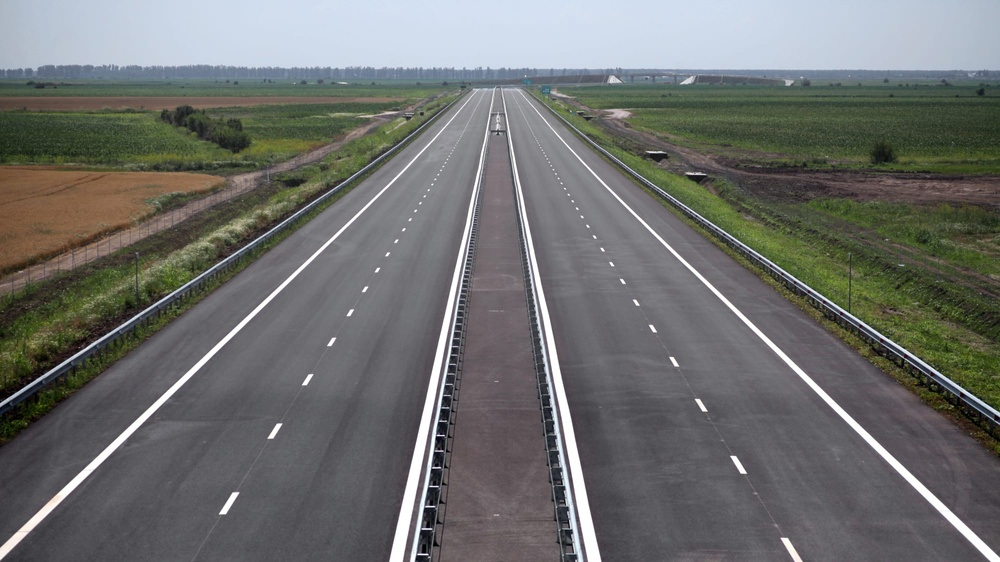
#> input picture AB1.jpg, 1000 x 562 px, shrunk from 2000 x 1125 before the run
$ jupyter execute HoughTransformation.ipynb   (older library calls are emulated)
#> lines starting #> are read from the running program, lines starting #| are printed output that depends on the picture; after the words box and inside, x2 and y2 are one past the last pixel; in counts of white or black regions, pixels touching at a corner belong together
[cell 1]
# import necessary libraries
import cv2
import numpy as np
import matplotlib.pyplot as plt

[cell 2]
# read image as grayscale
img = cv2.imread('AB1.jpg')
#> img is the input picture: shape (562, 1000, 3); mean B, G, R 109.4, 111.2, 109.9
img = cv2.cvtColor(img,cv2.COLOR_BGR2RGB)
img_gray = cv2.cvtColor(img, cv2.COLOR_BGR2GRAY)
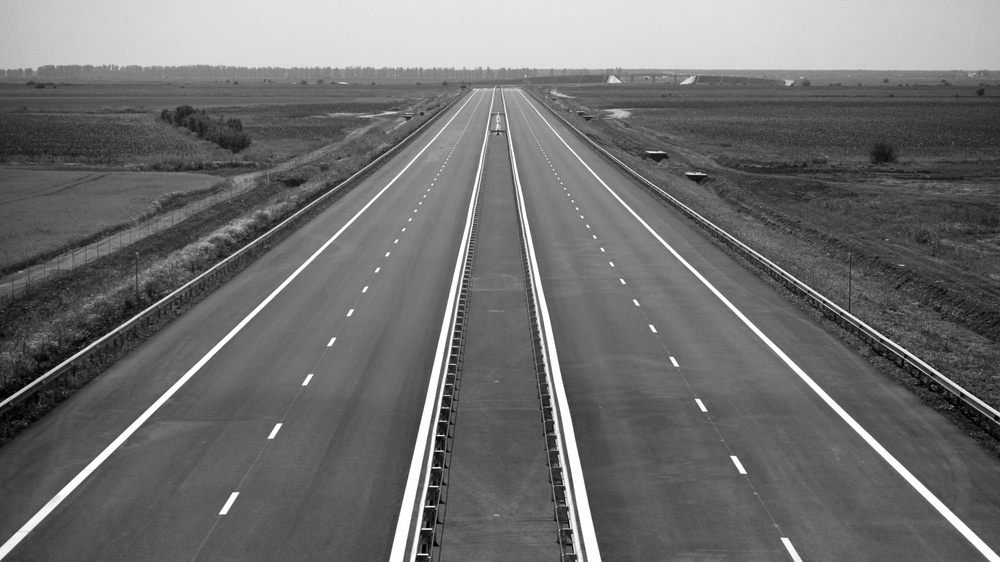
#> img_gray: shape (562, 1000); min 0, max 255, mean 110.6
img_gray = cv2.GaussianBlur(img_gray,(5,5),0)
plt.imshow(img_gray, cmap='gray');

### Edge detector

[cell 3]
grad_x = cv2.Sobel(img_gray, cv2.CV_64F, 1, 0, ksize=3)
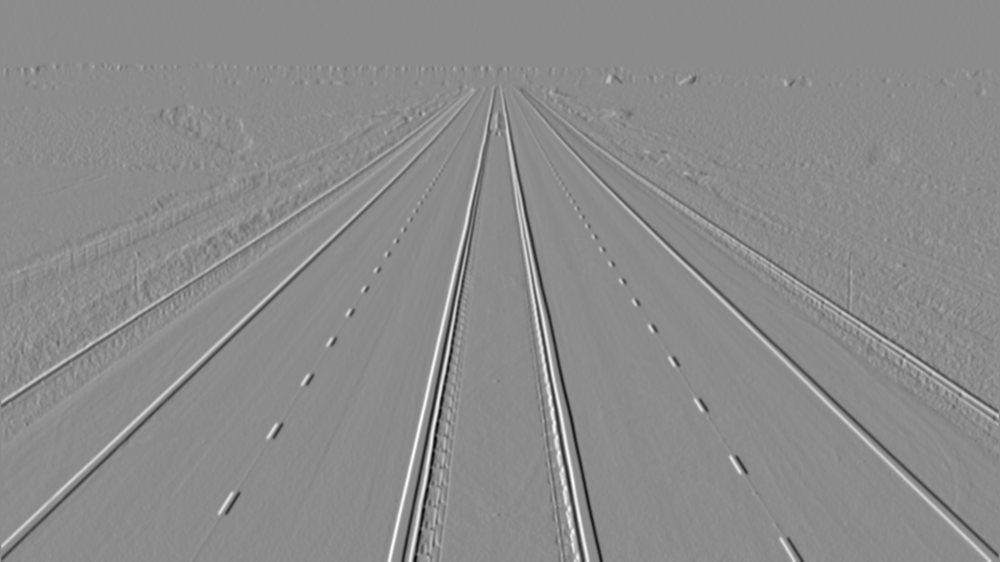
#> grad_x: shape (562, 1000) float64; min -573, max 473, mean 0; drawn with min black and max white
grad_y = cv2.Sobel(img_gray, cv2.CV_64F, 0, 1, ksize=3)
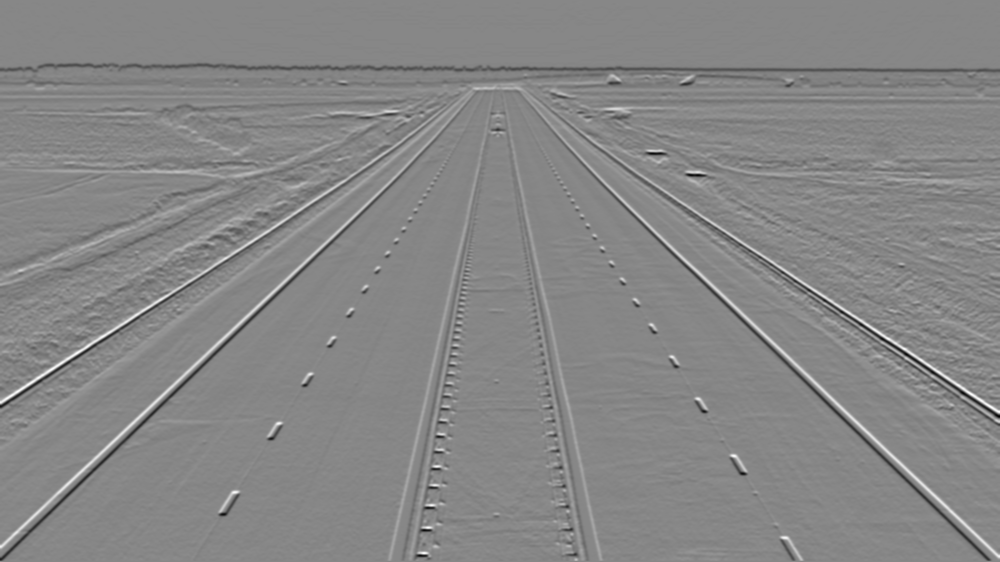
#> grad_y: shape (562, 1000) float64; min -458, max 407, mean -1.7; drawn with min black and max white

abs_grad_x = cv2.convertScaleAbs(grad_x)
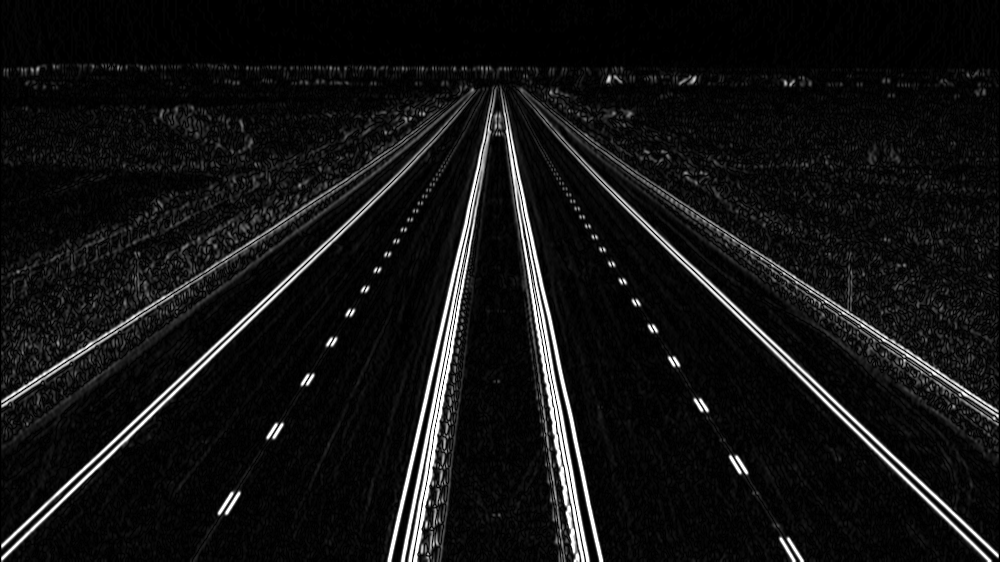
#> abs_grad_x: shape (562, 1000); min 0, max 255, mean 18.5
abs_grad_y = cv2.convertScaleAbs(grad_y)
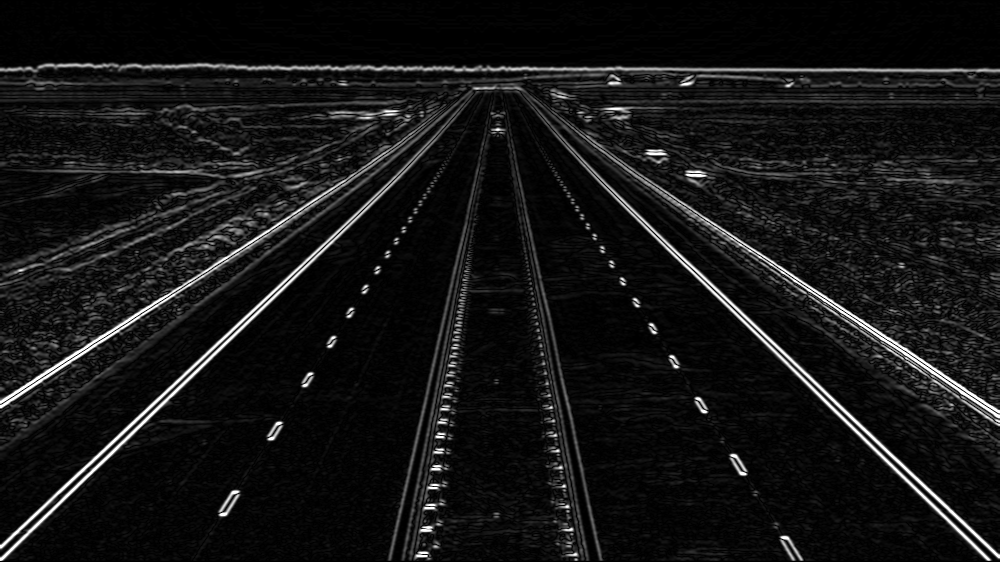
#> abs_grad_y: shape (562, 1000); min 0, max 255, mean 20.6

grad = cv2.addWeighted(abs_grad_x, 0.5, abs_grad_y, 0.5, 0)
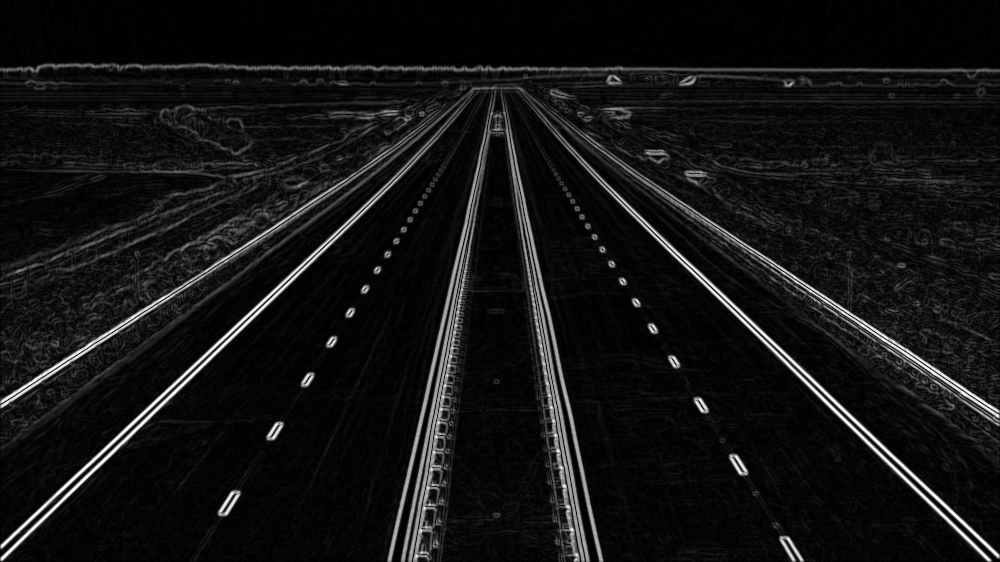
#> grad: shape (562, 1000); min 0, max 255, mean 19.6
plt.imshow(grad, cmap='gray');
plt.imsave("sobel.png", grad, cmap='gray')

### Binarization

[cell 4]
ret,binary = cv2.threshold(grad,80,255,cv2.THRESH_BINARY)
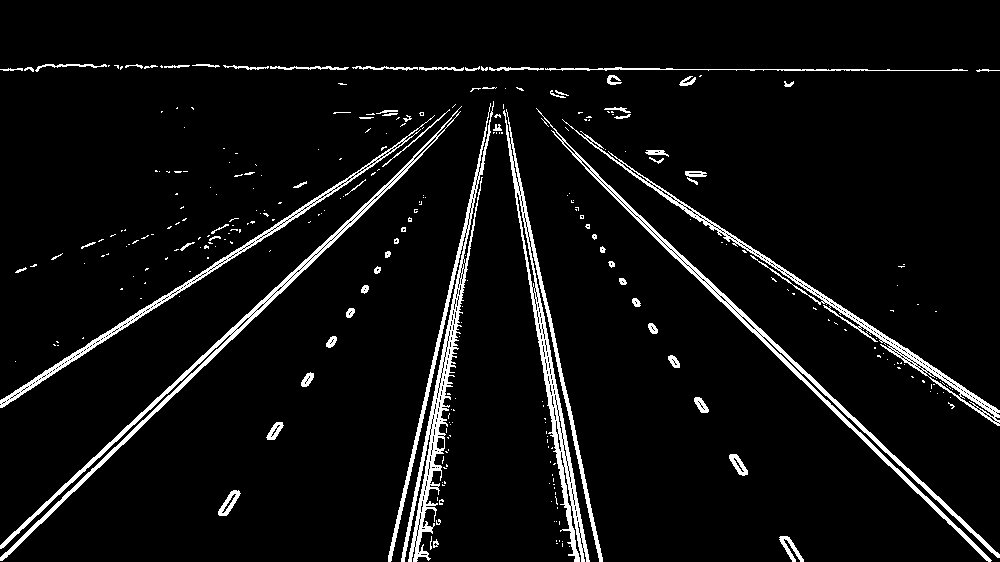
#> binary: shape (562, 1000); 5.6% white; 303 white regions (232 under 20 px), largest, box (x1, y1, x2, y2) and area: (388, 101, 494, 562) 5707, (503, 109, 603, 562) 5187, (0, 106, 462, 561) 4345
binary = binary.astype('uint8')

plt.imshow(binary, cmap='gray');
plt.imsave("binary.png", binary, cmap='gray')

### Hough Transformation

[cell 5]
linesP = cv2.HoughLinesP(binary, 1, np.pi / 180, 500, None, 80, 200)
#> linesP = [[495, 69, 986, 560], [2, 560, 512, 68], [0, 546, 437, 138], [0, 547, 514, 68], [7, 538, 511, 68], [0, 69, 988, 69], [1, 560, 510, 68], [478, 68, 999, 554]]
img_new = img.copy()
for i in range(0, len(linesP)):
    l = linesP[i][0]
    cv2.line(img_new, (l[0], l[1]), (l[2], l[3]), (0,0,255), 1, cv2.LINE_AA)
#> this loop made 8 passes
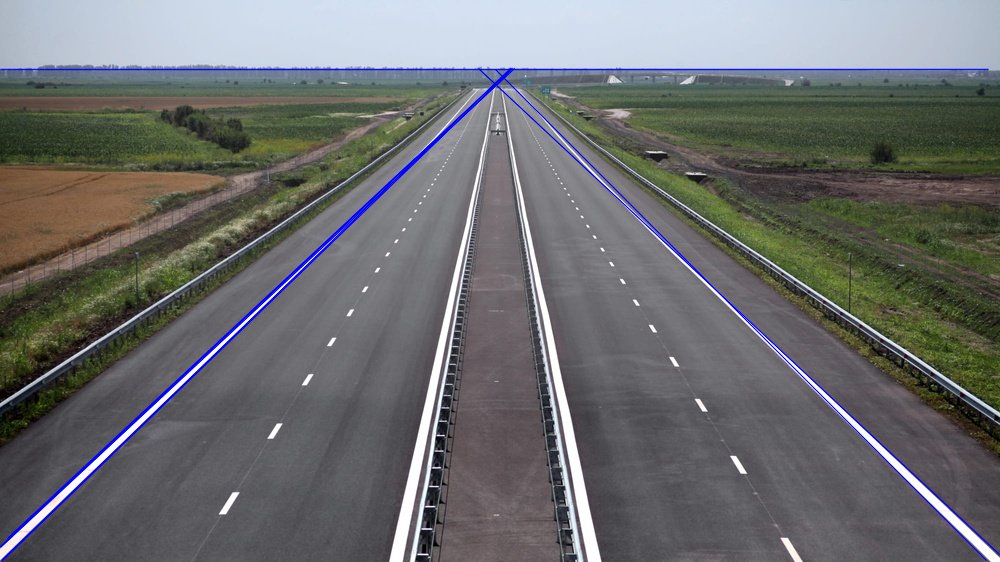
#> img_new: shape (562, 1000, 3); mean R, G, B 108.2, 109.5, 110.4

plt.imshow(img_new)
plt.imsave("hough_sobel.png", img_new)

### Plot

[cell 6]
fig, axs = plt.subplots(1, 3, figsize=(30, 10))

axs[0].imshow(img);
axs[0].set_title('Originalbild');
axs[0].axis('off')

axs[1].imshow(binary, cmap='gray');
axs[1].set_title('Binärbild');
axs[1].axis('off')

axs[2].imshow(img_new);
axs[2].set_title('Angewandte Houghtransformation');
axs[2].axis('off')


plt.savefig('Houghtransformation.png')
